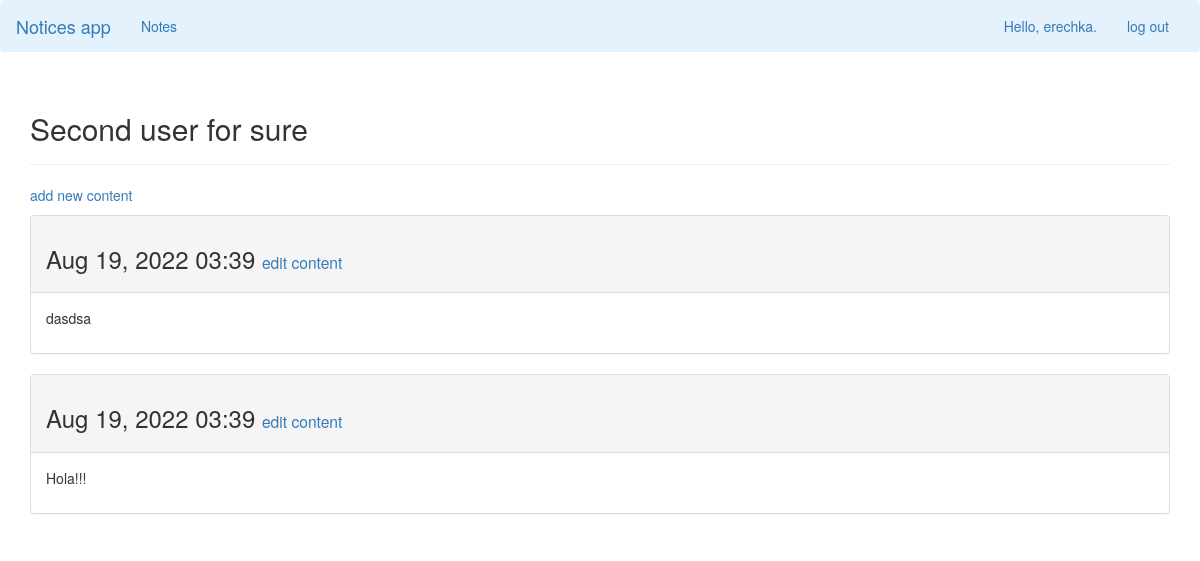
Screenshot of /notes/6/ (signed in) with the database file from the repository.
### notices/models.py (models this page shows, shortened)
class Note(models.Model):
    text = models.CharField(max_length=600)
    date_added = models.DateTimeField(auto_now_add=True)
    owner = models.ForeignKey(User, on_delete=models.CASCADE)
    def __str__(self):
        return self.text

class Content(models.Model):
    note = models.ForeignKey(Note, on_delete=models.CASCADE)
    text = models.TextField()
    date_added = models.DateTimeField(auto_now_add=True)

### notices/views.py (the view)
# urls.py: path('notes/<int:note_id>/', views.note, name="note"),
@login_required
def note(request, note_id):
    note = Note.objects.get(id=note_id)
    if note.owner != request.user:
        raise Http404
    self_content = note.content_set.order_by('-date_added')
    context = {'note': note, 'content': self_content}
    return render(request, 'notices/note.html', context)

### notices/templates/notices/note.html
{% extends 'notices/base.html' %}
{% block header %}
  <h2>{{ note }}</h2>
{% endblock header %}
{% block content %}
  <p>
    <a href="{% url 'notices:new_content' note.id %}">add new content</a>
  </p>
  {% for content in content %}
    <div class="panel panel-default">
      <div class="panel-heading">
        <h3>
          {{ content.date_added|date:'M d, Y H:i' }}
          <small>
            <a href="{% url 'notices:edit_content' content.id %}">
              edit content</a>
          </small>
        </h3>
      </div>
      <div class="panel-body">
        {{ content.text|linebreaks }}
      </div>
    </div>
    {% empty %}
      There are no info for this Note yet.
    {% endfor %}
{% endblock content%}

### notices/templates/notices/base.html (shortened to what this page needs)
{% load bootstrap3 %}
<!DOCTYPE html>
<html lang="en">
  <head>
    {% bootstrap_css %}
  </head>
  <body>
    <nav class="navbar navbar-dark bg-dark" style="background-color: #e3f2fd;">
      <div class="container-fluid">
        <div class="navbar-header">
          <a class="navbar-brand" href="{% url 'notices:index' %}">
            Notices app</a>
        </div>
        <div id="navbar" class="navbar-collapse collapse">
          <ul class="nav navbar-nav">
            <li><a href="{% url 'notices:notes' %}">Notes</a></li>
          </ul>
          <ul class="nav navbar-nav navbar-right">
            {% if user.is_authenticated %}
              <li><a>Hello, {{ user.username }}.</a></li>
              <li><a href="{% url 'users:logout' %}">log out</a></li>
            {% else %}
              <li><a href="{% url 'users:register' %}">register</a></li>
              <li><a href="{% url 'users:login' %}">log in</a></li>
            {% endif %}
          </ul>
        </div>
      </div>
    </nav>
    <div class="container">
      <div class="page-header">
        {% block header %}{% endblock header %}
      </div>
      <div>
        {% block content %}{% endblock content %}
      </div>
    </div>
  </body>
</html>

### rows the page displays
Note: text "Second user for sure"
Content: date_added "Aug 19, 2022 03:39", text "dasdsa"
Content: date_added "Aug 19, 2022 03:39", text "Hola!!!"

### other values shown
{{ user.username }} "erechka"
